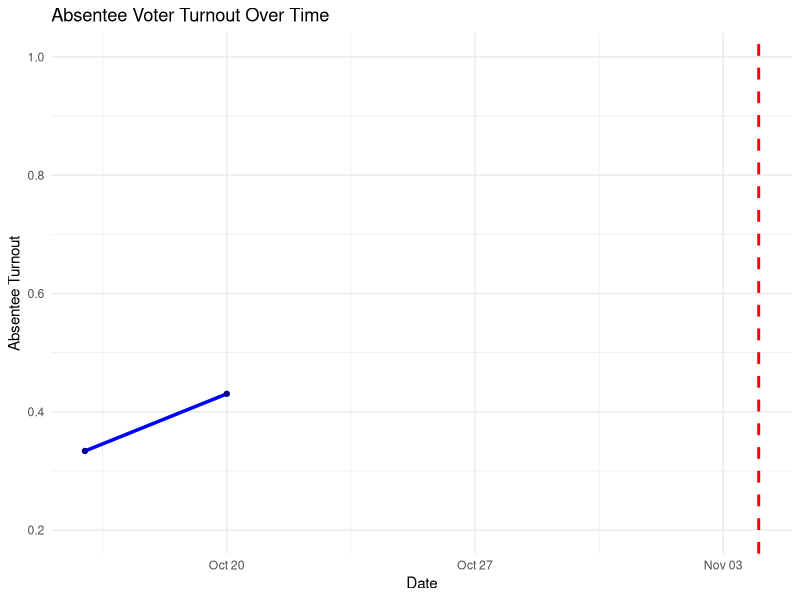
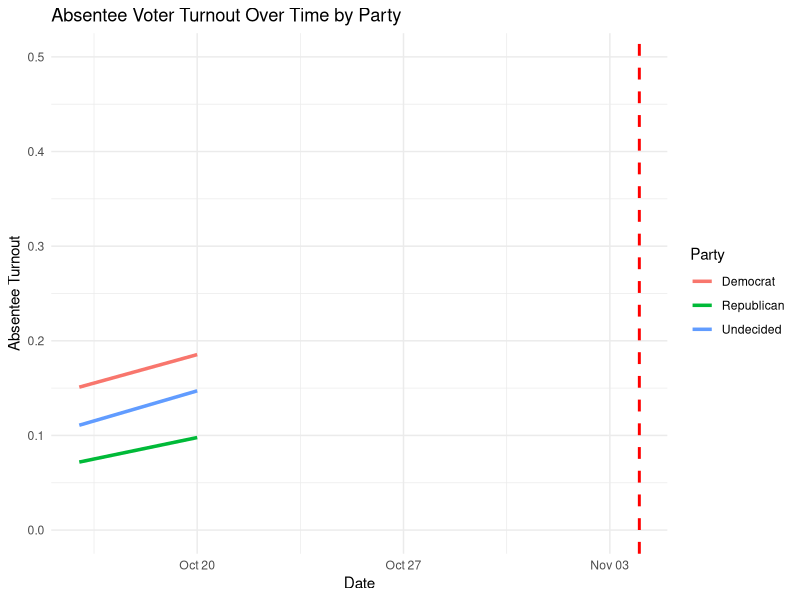

These figures' R source, in order:
#### Libraries ####

library(tidyverse)

#### Data #### 

hamilton_df <- read_csv("data/AbsenteeListExport-68f0f2f025fea.csv")

hamilton_df2 <- read_csv("data/AbsenteeListExport-68f6d43fbaa62.csv")

#### Creating Data Frames ####

judge_df <- hamilton_df %>% 
  filter(Judicial == "JDMC04")

cps_df <- hamilton_df %>% 
  filter(School == "SCCISD")

council_df <- hamilton_df %>% 
  filter(grepl("^CIN", PrecinctName, ignore.case = TRUE))

judge_df2 <- hamilton_df2 %>% 
  filter(Judicial == "JDMC04")

cps_df2 <- hamilton_df2 %>% 
  filter(School == "SCCISD")

council_df2 <- hamilton_df2 %>% 
  filter(grepl("^CIN", PrecinctName, ignore.case = TRUE))


#### Adding Rows ####

hamilton_df <- hamilton_df %>% 
  mutate(voted = if_else(!is.na(`Return Ballot Date`), 1, 0))

cps_df <- cps_df %>% 
  mutate(voted = if_else(!is.na(`Return Ballot Date`), 1, 0))

judge_df <- judge_df %>% 
  mutate(voted = if_else(!is.na(`Return Ballot Date`), 1, 0))

council_df <- council_df %>% 
  mutate(voted = if_else(!is.na(`Return Ballot Date`), 1, 0))



hamilton_df2 <- hamilton_df2 %>% 
  mutate(voted = if_else(!is.na(`Return Ballot Date`), 1, 0))

cps_df2 <- cps_df2 %>% 
  mutate(voted = if_else(!is.na(`Return Ballot Date`), 1, 0))

judge_df2 <- judge_df2 %>% 
  mutate(voted = if_else(!is.na(`Return Ballot Date`), 1, 0))

council_df2 <- council_df2 %>% 
  mutate(voted = if_else(!is.na(`Return Ballot Date`), 1, 0))

#### Current "Turnout" ####

votes_cast_ham <- sum(hamilton_df$voted)
votes_cast_cps <- sum(cps_df$voted)
votes_cast_judge <- sum(judge_df$voted)
votes_cast_council <- sum(council_df$voted)

votes_cast_ham_R <- hamilton_df %>%
  filter(VoterParty == "R") %>%
  summarise(total_votes = sum(voted, na.rm = TRUE)) %>%
  pull(total_votes)
votes_cast_cps_R <- cps_df %>%
  filter(VoterParty == "R") %>%
  summarise(total_votes = sum(voted, na.rm = TRUE)) %>%
  pull(total_votes)
votes_cast_judge_R <- judge_df %>%
  filter(VoterParty == "R") %>%
  summarise(total_votes = sum(voted, na.rm = TRUE)) %>%
  pull(total_votes)
votes_cast_council_R <- council_df %>%
  filter(VoterParty == "R") %>%
  summarise(total_votes = sum(voted, na.rm = TRUE)) %>%
  pull(total_votes)

votes_cast_ham_D <- hamilton_df %>%
  filter(VoterParty == "D") %>%
  summarise(total_votes = sum(voted, na.rm = TRUE)) %>%
  pull(total_votes)
votes_cast_cps_D <- cps_df %>%
  filter(VoterParty == "D") %>%
  summarise(total_votes = sum(voted, na.rm = TRUE)) %>%
  pull(total_votes)
votes_cast_judge_D <- judge_df %>%
  filter(VoterParty == "D") %>%
  summarise(total_votes = sum(voted, na.rm = TRUE)) %>%
  pull(total_votes)
votes_cast_council_D <- council_df %>%
  filter(VoterParty == "D") %>%
  summarise(total_votes = sum(voted, na.rm = TRUE)) %>%
  pull(total_votes)

votes_cast_ham_U <- hamilton_df %>%
  filter(VoterParty == "U") %>%
  summarise(total_votes = sum(voted, na.rm = TRUE)) %>%
  pull(total_votes)
votes_cast_cps_U <- cps_df %>%
  filter(VoterParty == "U") %>%
  summarise(total_votes = sum(voted, na.rm = TRUE)) %>%
  pull(total_votes)
votes_cast_judge_U <- judge_df %>%
  filter(VoterParty == "U") %>%
  summarise(total_votes = sum(voted, na.rm = TRUE)) %>%
  pull(total_votes)
votes_cast_council_U <- council_df %>%
  filter(VoterParty == "U") %>%
  summarise(total_votes = sum(voted, na.rm = TRUE)) %>%
  pull(total_votes)

# This data was collected on Oct 16

votes_cast_ham2 <- sum(hamilton_df2$voted)
votes_cast_cps2 <- sum(cps_df2$voted)
votes_cast_judge2 <- sum(judge_df2$voted)
votes_cast_council2 <- sum(council_df2$voted)

votes_cast_ham_R2 <- hamilton_df2 %>%
  filter(VoterParty == "R") %>%
  summarise(total_votes = sum(voted, na.rm = TRUE)) %>%
  pull(total_votes)
votes_cast_cps_R2 <- cps_df2 %>%
  filter(VoterParty == "R") %>%
  summarise(total_votes = sum(voted, na.rm = TRUE)) %>%
  pull(total_votes)
votes_cast_judge_R2 <- judge_df2 %>%
  filter(VoterParty == "R") %>%
  summarise(total_votes = sum(voted, na.rm = TRUE)) %>%
  pull(total_votes)
votes_cast_council_R2 <- council_df2 %>%
  filter(VoterParty == "R") %>%
  summarise(total_votes = sum(voted, na.rm = TRUE)) %>%
  pull(total_votes)

votes_cast_ham_D2 <- hamilton_df2 %>%
  filter(VoterParty == "D") %>%
  summarise(total_votes = sum(voted, na.rm = TRUE)) %>%
  pull(total_votes)
votes_cast_cps_D2 <- cps_df2 %>%
  filter(VoterParty == "D") %>%
  summarise(total_votes = sum(voted, na.rm = TRUE)) %>%
  pull(total_votes)
votes_cast_judge_D2 <- judge_df2 %>%
  filter(VoterParty == "D") %>%
  summarise(total_votes = sum(voted, na.rm = TRUE)) %>%
  pull(total_votes)
votes_cast_council_D2 <- council_df2 %>%
  filter(VoterParty == "D") %>%
  summarise(total_votes = sum(voted, na.rm = TRUE)) %>%
  pull(total_votes)

votes_cast_ham_U2 <- hamilton_df2 %>%
  filter(VoterParty == "U") %>%
  summarise(total_votes = sum(voted, na.rm = TRUE)) %>%
  pull(total_votes)
votes_cast_cps_U2 <- cps_df2 %>%
  filter(VoterParty == "U") %>%
  summarise(total_votes = sum(voted, na.rm = TRUE)) %>%
  pull(total_votes)
votes_cast_judge_U2 <- judge_df2 %>%
  filter(VoterParty == "U") %>%
  summarise(total_votes = sum(voted, na.rm = TRUE)) %>%
  pull(total_votes)
votes_cast_council_U2 <- council_df2 %>%
  filter(VoterParty == "U") %>%
  summarise(total_votes = sum(voted, na.rm = TRUE)) %>%
  pull(total_votes)

# This data was collected on Oct 20

turnout_ham <- votes_cast_ham/nrow(hamilton_df)
turnout_ham2 <- votes_cast_ham2/nrow(hamilton_df2)
turnout_cps <- votes_cast_cps/nrow(cps_df)
turnout_cps2 <- votes_cast_cps2/nrow(cps_df2)
turnout_judge <- votes_cast_judge/nrow(judge_df)
turnout_judge2 <- votes_cast_judge2/nrow(judge_df2)
turnout_council <- votes_cast_council/nrow(council_df)
turnout_council2 <- votes_cast_council2/nrow(council_df2)

turnout_ham_U <- votes_cast_ham_U/nrow(hamilton_df)
turnout_ham2_U <- votes_cast_ham_U2/nrow(hamilton_df2)
turnout_cps_U <- votes_cast_cps_U/nrow(cps_df)
turnout_cps2_U <- votes_cast_cps_U2/nrow(cps_df2)
turnout_judge_U <- votes_cast_judge_U/nrow(judge_df)
turnout_judge2_U <- votes_cast_judge_U2/nrow(judge_df2)
turnout_council_U <- votes_cast_council_U/nrow(council_df)
turnout_council2_U <- votes_cast_council_U2/nrow(council_df2)

turnout_ham_R <- votes_cast_ham_R/nrow(hamilton_df)
turnout_ham2_R <- votes_cast_ham_R2/nrow(hamilton_df2)
turnout_cps_R <- votes_cast_cps_R/nrow(cps_df)
turnout_cps2_R <- votes_cast_cps_R2/nrow(cps_df2)
turnout_judge_R <- votes_cast_judge_R/nrow(judge_df)
turnout_judge2_R <- votes_cast_judge_R2/nrow(judge_df2)
turnout_council_R <- votes_cast_council_R/nrow(council_df)
turnout_council2_R <- votes_cast_council_R2/nrow(council_df2)

turnout_ham_D <- votes_cast_ham_D/nrow(hamilton_df)
turnout_ham2_D <- votes_cast_ham_D2/nrow(hamilton_df2)
turnout_cps_D <- votes_cast_cps_D/nrow(cps_df)
turnout_cps2_D <- votes_cast_cps_D2/nrow(cps_df2)
turnout_judge_D <- votes_cast_judge_D/nrow(judge_df)
turnout_judge2_D <- votes_cast_judge_D2/nrow(judge_df2)
turnout_council_D <- votes_cast_council_D/nrow(council_df)
turnout_council2_D <- votes_cast_council_D2/nrow(council_df2)

#### Making Data Frame ####

dates <- as.Date(c("2025-10-16", "2025-10-20"))

cps_turnout <- c(turnout_cps, turnout_cps2)
council_turnout <- c(turnout_council, turnout_council2)
judge_turnout <- c(turnout_judge, turnout_judge2)
hamilton_turnout <- c(turnout_ham, turnout_ham2)

cps_turnout_R <- c(turnout_cps_R, turnout_cps2_R)
council_turnout_R <- c(turnout_council_R, turnout_council2_R)
judge_turnout_R <- c(turnout_judge_R, turnout_judge2_R)
hamilton_turnout_R <- c(turnout_ham_R, turnout_ham2_R)

cps_turnout_D <- c(turnout_cps_D, turnout_cps2)
council_turnout_D <- c(turnout_council_D, turnout_council2_D)
judge_turnout_D <- c(turnout_judge_D, turnout_judge2_D)
hamilton_turnout_D <- c(turnout_ham_D, turnout_ham2_D)

cps_turnout_U <- c(turnout_cps_U, turnout_cps2_U)
council_turnout_U <- c(turnout_council_U, turnout_council2_U)
judge_turnout_U <- c(turnout_judge_U, turnout_judge2_U)
hamilton_turnout_U <- c(turnout_ham_U, turnout_ham2_U)

df <- data.frame(
  date = dates,
  cps_turnout = cps_turnout,
  council_turnout = council_turnout,
  judge_turnout = judge_turnout,
  hamilton_turnout = hamilton_turnout,
  
  cps_turnout_R = cps_turnout_R,
  council_turnout_R = council_turnout_R,
  judge_turnout_R = judge_turnout_R,
  hamilton_turnout_R = hamilton_turnout_R,
  
  cps_turnout_D = cps_turnout_D,
  council_turnout_D = council_turnout_D,
  judge_turnout_D = judge_turnout_D,
  hamilton_turnout_D = hamilton_turnout_D,
  
  cps_turnout_U = cps_turnout_U,
  council_turnout_U = council_turnout_U,
  judge_turnout_U = judge_turnout_U,
  hamilton_turnout_U = hamilton_turnout_U
)

#### Graphs ####


# Shows overall turnout so far
ggplot(df, aes(x = dates, y = hamilton_turnout)) +
  geom_line(color = "blue", size = 1.2) +
  geom_point(color = "darkblue") +
  labs(
    title = "Absentee Voter Turnout Over Time",
    x = "Date",
    y = "Absentee Turnout"
  ) +
  # Set clean minimal theme
  theme_minimal() +
  # Y-axis from 0 to 1
  ylim(0.2, 1) +
  # Extend x-axis to include Election Day (Nov 4)
  scale_x_date(
    limits = c(min(df$date, na.rm = TRUE), as.Date("2025-11-04")),
    date_breaks = "1 week",
    date_labels = "%b %d"
  ) +
  geom_vline(
    xintercept = as.numeric(as.Date("2025-11-04")),
    linetype = "dashed",
    color = "red",
    size = 1
  ) +
  annotate(
    "text",
    x = as.Date("2025-11-04"),
    y = 1,
    label = "",
    vjust = -0.5,
    color = "red",
    fontface = "bold"
  )


# Compares all 3 parties turnouts

ggplot(df, aes(x = date)) +
  geom_line(aes(y = hamilton_turnout_R, color = "Republican"), size = 1.2) +
  geom_line(aes(y = hamilton_turnout_D, color = "Democrat"), size = 1.2) +
  geom_line(aes(y = hamilton_turnout_U, color = "Undecided"), size = 1.2) +
  labs(
    title = "Absentee Voter Turnout Over Time by Party",
    x = "Date",
    y = "Absentee Turnout",
    color = "Party"
  ) +
  theme_minimal() +
  ylim(0, .5) +
  scale_x_date(
    limits = c(min(df$date, na.rm = TRUE), as.Date("2025-11-04")),
    date_breaks = "1 week",
    date_labels = "%b %d"
  ) +
  geom_vline(
    xintercept = as.numeric(as.Date("2025-11-04")),
    linetype = "dashed",
    color = "red",
    size = 1
  ) +
  annotate(
    "text",
    x = as.Date("2025-11-04"),
    y = 1,
    label = "",
    vjust = -0.5,
    color = "red",
    fontface = "bold"
  )
